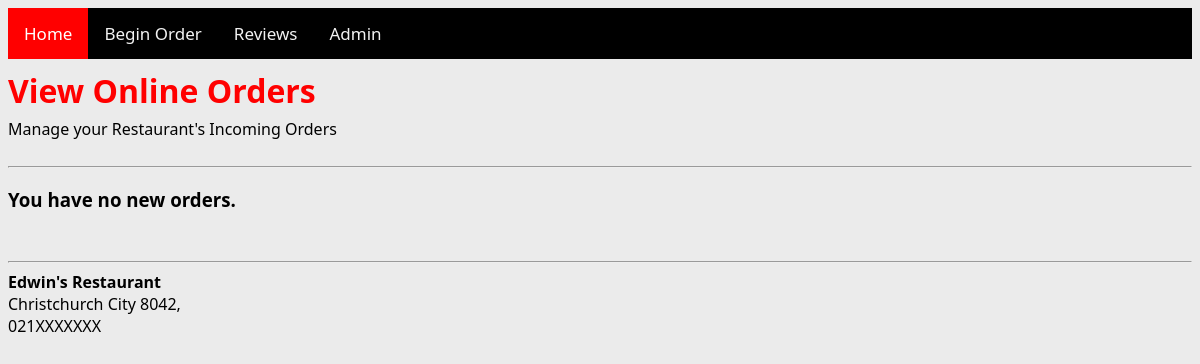
/admin, run on an earlier commit of the app's database.
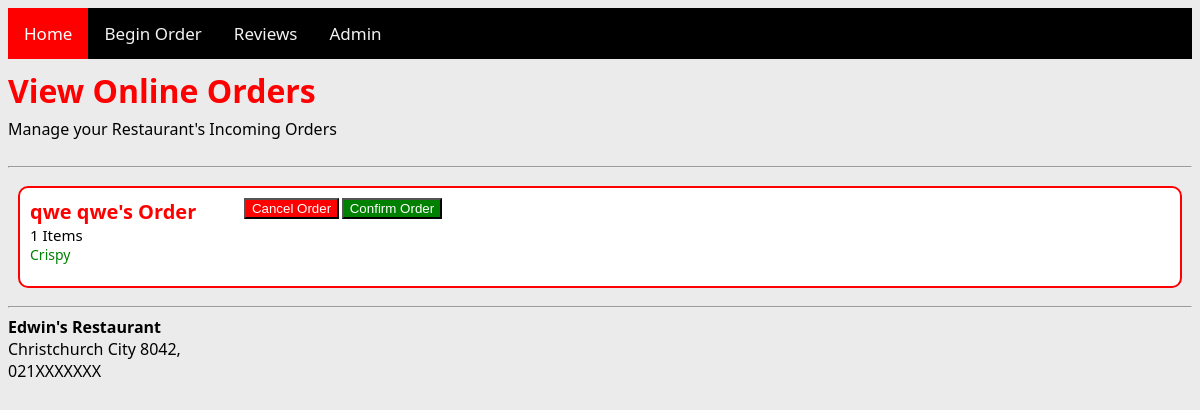
And on a later commit of the database.
### tables this page shows
CREATE TABLE Orders (orderid INTEGER PRIMARY KEY AUTOINCREMENT, firstname TEXT, lastname TEXT, phonenumb TEXT, foodlist, status TEXT);

CREATE TABLE fooditems (food_id INTEGER PRIMARY KEY AUTOINCREMENT, category REFERENCES categories (cat_id), food_name TEXT, cost NUMERIC, image TEXT, description TEXT);

### routes.py (the view, shortened to what this page needs)
@app.route("/admin", methods=["GET","POST"])
def admin():
    conn = sqlite3.connect('data.db')
    cur = conn.cursor()
    cur.execute('SELECT * From Orders')
    results = cur.fetchall()
    cur.execute('SELECT * FROM fooditems')
    foods = cur.fetchall()
    return render_template("admin.html",order=results,foods=foods)

### routes.py (called while the page is built)
@app.template_filter('to_dict')
def to_dict(my_string):
    return eval(my_string)

### templates/admin.html (shortened to what this page needs)
{% extends "layout.html" %}
{% block content %}
<div class="admin_wrpr">
    <h1>View Online Orders</h1>
    <p>Manage your Restaurant's Incoming Orders</p>
    <hr>
    {% if not order %}
    <h3>You have no new orders.</h3>
    <br>
    {% endif %}
    {% if order %}
    <div input="submit" class="grid-admin">
        {% for i in order %}
        {% set order_dict = i[4] | to_dict %}
        <div class="grid-food" data-food-id="{{ i[0] }}">
            <span class="contents">
                <div class="fooditerationtitle"> {{i[1]}} {{i[2]}}'s Order</div>
                <div class="foodpricecart"> {{order_dict |count}} Items </div>
                {% for fooditeration in order_dict %}
                {% for literalfood in foods %}
                {% if literalfood[0] | string == fooditeration %}
                <div class="fooditeration"> {{literalfood[2]}} </div>
                {% endif %}
                {% endfor %}
                {% endfor %}
                <br>
            </span>
            {% if i[5] == "progress" %}
            <form id="readypickup" action="/admin" method='POST'>
                <button name="readypickup" value='{{i[0]}}' class="adminbtn3">Order Picked Up</button>
            </form>
            {% elif not i[5] %}
            <form id="cancelorder" action="/admin" method='POST'>
                <button name="cancelorder" value='{{i[0]}}' class="adminbtn">Cancel Order</button>
            </form>
            <form id="confirmorder" action="/admin" method='POST'>
                <button name="confirmorder" value='{{i[0]}}' class="adminbtn1">Confirm Order</button>
            </form>
            {% endif %}
        </div>
        {% endfor %}
    </div>
    {% endif %}
    {% endblock %}

What changed in the data, as far as the page shows it:
added Orders: firstname "qwe", lastname "qwe", order_dict "1", {{ i[0] }} 49 (drawn)
now on this page (row unchanged): fooditems: food_name "Crispy"
Also different on the page:
text no longer shown: "You have no new orders."
